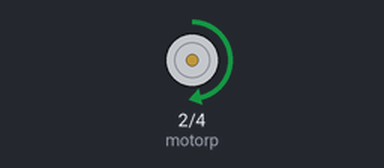
Recording of a sketch running on a simulated Arduino Uno, built with avr-gcc and run on an emulated ATmega328P. Parts: motor-driver pin pairs drawn as motors (green arrow = first pin HIGH = forward, orange = second pin HIGH = backward, longer = more drive, scaled by the enable pin). What the sketch prints to the serial monitor is not drawn.

Above: at 0.5 s.
Timing chart, 0 to 4.6 s (numbered marks = the images above):
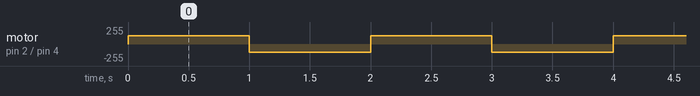

Measured:
- by itself, motor on pin 2 (motorp) / pin 4 (motorn): alternates forward 125/255 for 1.0 s and backward 125/255 for 1.0 s

The sketch:

PWM_basic.ino
```cpp
#define motorp 2
#define motorn 4
#define motorpwm 3

void setup() {
  // put your setup code here, to run once:
  Serial.begin(9600);
pinMode(motorp,OUTPUT);
pinMode(motorn,OUTPUT);
pinMode(motorpwm,OUTPUT);

}

void loop() {
  // put your main code here, to run repeatedly:

   int i=125;

    digitalWrite(motorp,HIGH);
    digitalWrite(motorn,LOW);
    Serial.println(i);
    analogWrite(motorpwm,i);

    delay(1000);

     digitalWrite(motorp,LOW);
    digitalWrite(motorn,HIGH);
    Serial.println(i);
    analogWrite(motorpwm,i);

    delay(1000);

}
```
